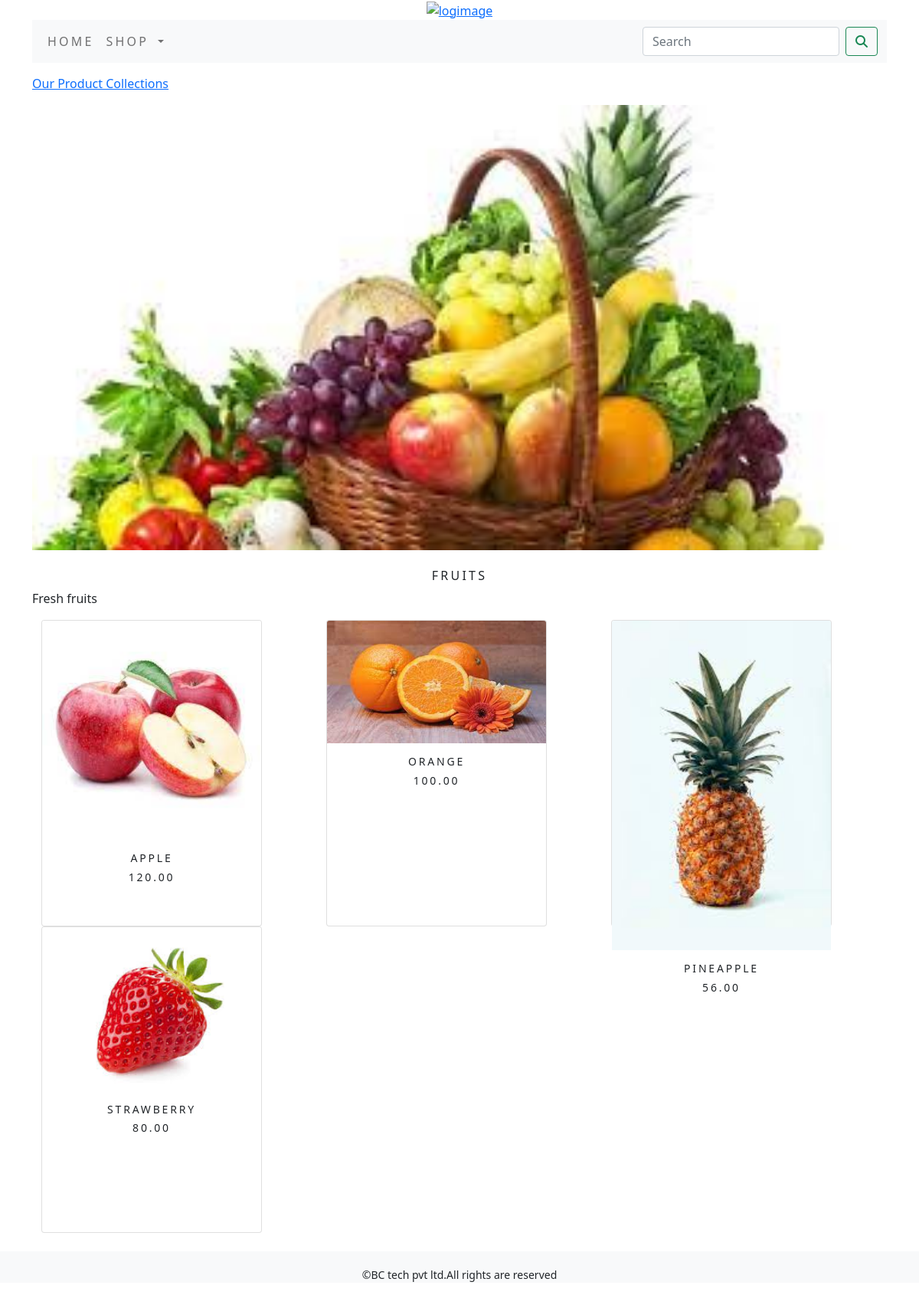
The app's page /shop/fruits/ with its own data.
### shop/models.py (models this page shows, shortened)
class Category(models.Model):
    name=models.CharField(max_length=250,unique=True)
    slug=models.SlugField(max_length=250,unique=True)
    description=models.TextField(blank=True)
    image=models.ImageField(upload_to='category',blank=True)
    class Meta:
        ordering=('name',)
        verbose_name='category' #to read
        verbose_name_plural='categories'
    def get_url(self):
        return  reverse('shop:products_by_category',args=[self.slug])

class Product(models.Model):
    name = models.CharField(max_length=250, unique=True)
    slug = models.SlugField(max_length=250, unique=True)
    description = models.TextField(blank=True)
    price=models.DecimalField(max_digits=10,decimal_places=2)
    category=models.ForeignKey(Category,on_delete=models.CASCADE)
    image = models.ImageField(upload_to='product', blank=True)
    stock=models.IntegerField()
    available=models.BooleanField(default=True)
    created=models.DateTimeField(auto_now_add=True)
    updated=models.DateTimeField(auto_now=True)
    def get_url(self):
        return reverse('shop:prodCatdetail',args=[self.category.slug,self.slug])
    class Meta:
        ordering=('name',)
        verbose_name='product' #to read
        verbose_name_plural='products'

### shop/views.py (the view)
# urls.py: path('',views.allProdCat,name='allProdCat'),
def allProdCat(request,c_slug=None):
    c_page=None
    products_list=None
    if c_slug!=None:
        c_page = get_object_or_404(Category, slug=c_slug)
        products_list = Product.objects.all().filter(category=c_page, available=True)
    else:
        products_list=Product.objects.all().filter(available=True)
    paginator=Paginator(products_list,6)
    try:
        page=int(request.GET.get('page','1'))
    except:
        page=1
    try:
        products=paginator.page(page)
    except (EmptyPage,InvalidPage):
        products=paginator.page(paginator.num_pages)
    return  render(request,'category.html',{'category':c_page,'products':products})

### cart/context_processors.py (called while the page is built)
def counter(request):
    item_count=0
    if 'admin'  in request.path:
           return  {}
    else:
        try:
            cart=Cart.objects.filter(cart_id=_cart_id(request))
            cart_items = CartItem.objects.all().filter(cart=cart[:1])
            for cart_item in cart_items:
                item_count += cart_item.quantity
        except Cart.DoesNotExist:
               item_count=0
    return dict(item_count=item_count)

### cart/views.py (called while the page is built)
def _cart_id(request):
    cart=request.session.session_key
    if not cart:
        cart=request.session.create()
    return cart

### shop/context_processors.py (called while the page is built)
def menu_links(request):
    links=Category.objects.all()
    return dict(links=links)

### templates/category.html (shortened to what this page needs)
{% extends 'base.html' %}
{% load static %}
{% block content %}
 {% if category %}
<div>
    <div class="row my_row_class">
        <div class="mx-auto">
        <p><a href="{% url 'shop:allProdCat' %}"> Our Product Collections</a></p>
    </div>
     </div>
</div>
{% endif %}
    <div class="mx-auto">
    {% if category %}
    <img class="my_image" src="{{ category.image.url }}" alt="{{ category.name}}">
</div>
   <br>
<div>
   <h1 class="text-center my_title">{{category.name}}</h1>
    <p class="text-justify">{{category.description}}</p>
</div>
    {% endif %}
<div class="container">
    <div class="row mx_auto">
    {% for product in products %}
    <div class="my_bottom_margin col-9 col-sm-12  col-md-4 col-lg-4">
        {% if product.image %}
        <div class="card text-center" style="width:18rem;height:25rem;">
            <a href="{{product.get_url}}"><img class="card-img-top my_image"  src="{{ product.image.url}}" alt="{{ product.name }}"></a>
            <div class="card-body">
                <h4>{{ product.name }}</h4>
                <h4>{{ product.price }}</h4>
            </div>
            </div>
         {% endif %}
    </div>
    {% endfor %}
</div>
    </div>
    <br>
</div>
{% endblock %}

### templates/base.html (shortened to what this page needs)
{% load static %}
<!DOCTYPE html>
<html lang="en">
<head>
    <link rel="stylesheet" href="{% static 'css/custom.css' %}">
    <link href="{% static 'css/bootstrap.min.css' %}"  rel="stylesheet" >
</head>
<body>
<div class="container">
{% include 'header.html' %}
{% include 'nav.html' %}
{% block content %}
{% endblock %}
{% include 'footer.html' %}
</body>
</html>

### templates/header.html
{% load static %}
<header>
    <center>
        <a href="{% url 'shop:allProdCat' %}"><img src= "{% static 'img/logo.png' %}"  alt="logimage" width="130px;", height="130;"></a>
    </center>
</header>

### templates/nav.html (shortened to what this page needs)
<nav class="navbar navbar-expand-lg navbar-light bg-light">
  <div class="container-fluid">
    <div class="collapse navbar-collapse" id="navbarSupportedContent">
      <ul class="navbar-nav me-auto mb-2 mb-lg-0">
        <li class="nav-item">
          <a class="nav-link" href="#">Home</a>
        </li>
        <li class="nav-item dropdown {% if 'shop' in request.path %}active{% endif %}">
          <a class="nav-link dropdown-toggle" href="#" id="navbarDropdown" role="button" data-bs-toggle="dropdown" aria-expanded="false">
            Shop
          </a>
        </li>
      </ul>
      <form class="d-flex" action="{% url 'Search_APP:SearchResult' %}" method="get">
        <input class="form-control me-2" type="search" placeholder="Search" name="q" aria-label="Search" >
        <button class="btn btn-outline-success" type="submit"><i class="fa fa-search" ></i></button>
      </form>
    </div>
  </div>
</nav>

### templates/footer.html
<div class="footer navbar-fixed-bottom my_footer">
    <p class="text-center">&copy;BC tech pvt ltd.All rights are reserved</p>
</div>

### static/css/custom.css (style rules this page uses)
body { font-family: 'Poppins', sans-serif; }
.nav-item { letter-spacing : .2em; font-size : 14pxl; text-transform : uppercase; }
.my_footer { background-color:#f8f9fa; height=60px; }
.my_footer p { padding-top:20px; font-size:14px; }
.my_row_class { padding-top:15px; }
.my_image { width:100%; height:auto; }
.my_title { font-size:16px; text_transform:uppercase; letter-spacing: .2em; }
.my_image { padding=5px; }
.card-body h4 { font-size:14px; text-transform:uppercase; letter-spacing:.2em; }

### records on screen
Category: image (picture), name "FRUITS", description "Fresh fruits"
Product: image (picture), name "APPLE", price "120.00"
Product: image (picture), name "ORANGE", price "100.00"
Product: image (picture), name "PINEAPPLE", price "56.00"
Product: image (picture), name "STRAWBERRY", price "80.00"
